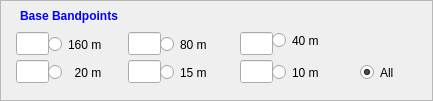
  <widget class="QFrame" name="frame">
   <property name="geometry">
    <rect>
     <x>364</x>
     <y>144</y>
     <width>433</width>
     <height>101</height>
    </rect>
   </property>
   <property name="frameShape">
    <enum>QFrame::StyledPanel</enum>
   </property>
   <property name="frameShadow">
    <enum>QFrame::Raised</enum>
   </property>
   <widget class="QRadioButton" name="radioButtonBand_160">
    <property name="geometry">
     <rect>
      <x>48</x>
      <y>32</y>
      <width>73</width>
      <height>25</height>
     </rect>
    </property>
    <property name="focusPolicy">
     <enum>Qt::NoFocus</enum>
    </property>
    <property name="text">
     <string>160 m</string>
    </property>
   </widget>
   <widget class="QRadioButton" name="radioButtonBand_80">
    <property name="geometry">
     <rect>
      <x>160</x>
      <y>32</y>
      <width>69</width>
      <height>25</height>
     </rect>
    </property>
    <property name="focusPolicy">
     <enum>Qt::NoFocus</enum>
    </property>
    <property name="text">
     <string>80 m</string>
    </property>
   </widget>
   <widget class="QRadioButton" name="radioButtonBand_40">
    <property name="geometry">
     <rect>
      <x>272</x>
      <y>28</y>
      <width>69</width>
      <height>25</height>
     </rect>
    </property>
    <property name="focusPolicy">
     <enum>Qt::NoFocus</enum>
    </property>
    <property name="text">
     <string>40 m</string>
    </property>
   </widget>
   <widget class="QRadioButton" name="radioButtonBand_20">
    <property name="geometry">
     <rect>
      <x>48</x>
      <y>60</y>
      <width>69</width>
      <height>25</height>
     </rect>
    </property>
    <property name="focusPolicy">
     <enum>Qt::NoFocus</enum>
    </property>
    <property name="text">
     <string>  20 m</string>
    </property>
   </widget>
   <widget class="QRadioButton" name="radioButtonBand_15">
    <property name="geometry">
     <rect>
      <x>160</x>
      <y>60</y>
      <width>65</width>
      <height>25</height>
     </rect>
    </property>
    <property name="focusPolicy">
     <enum>Qt::NoFocus</enum>
    </property>
    <property name="text">
     <string>15 m</string>
    </property>
   </widget>
   <widget class="QRadioButton" name="radioButtonBand_10">
    <property name="geometry">
     <rect>
      <x>272</x>
      <y>60</y>
      <width>61</width>
      <height>25</height>
     </rect>
    </property>
    <property name="focusPolicy">
     <enum>Qt::NoFocus</enum>
    </property>
    <property name="text">
     <string>10 m</string>
    </property>
    <property name="checked">
     <bool>false</bool>
    </property>
   </widget>
   <widget class="QRadioButton" name="radioButtonBand_All">
    <property name="geometry">
     <rect>
      <x>360</x>
      <y>60</y>
      <width>53</width>
      <height>25</height>
     </rect>
    </property>
    <property name="focusPolicy">
     <enum>Qt::NoFocus</enum>
    </property>
    <property name="text">
     <string>All</string>
    </property>
    <property name="checked">
     <bool>true</bool>
    </property>
   </widget>
   <widget class="QLineEdit" name="wBand160">
    <property name="geometry">
     <rect>
      <x>16</x>
      <y>32</y>
      <width>33</width>
      <height>23</height>
     </rect>
    </property>
    <property name="focusPolicy">
     <enum>Qt::NoFocus</enum>
    </property>
    <property name="text">
     <string/>
    </property>
    <property name="alignment">
     <set>Qt::AlignCenter</set>
    </property>
   </widget>
   <widget class="QLineEdit" name="wBand80">
    <property name="geometry">
     <rect>
      <x>128</x>
      <y>32</y>
      <width>33</width>
      <height>23</height>
     </rect>
    </property>
    <property name="focusPolicy">
     <enum>Qt::NoFocus</enum>
    </property>
    <property name="text">
     <string/>
    </property>
    <property name="alignment">
     <set>Qt::AlignCenter</set>
    </property>
   </widget>
   <widget class="QLineEdit" name="wBand40">
    <property name="geometry">
     <rect>
      <x>240</x>
      <y>32</y>
      <width>33</width>
      <height>23</height>
     </rect>
    </property>
    <property name="focusPolicy">
     <enum>Qt::NoFocus</enum>
    </property>
    <property name="text">
     <string/>
    </property>
    <property name="alignment">
     <set>Qt::AlignCenter</set>
    </property>
   </widget>
   <widget class="QLineEdit" name="wBand20">
    <property name="geometry">
     <rect>
      <x>16</x>
      <y>60</y>
      <width>33</width>
      <height>23</height>
     </rect>
    </property>
    <property name="focusPolicy">
     <enum>Qt::NoFocus</enum>
    </property>
    <property name="text">
     <string/>
    </property>
    <property name="alignment">
     <set>Qt::AlignCenter</set>
    </property>
   </widget>
   <widget class="QLineEdit" name="wBand15">
    <property name="geometry">
     <rect>
      <x>128</x>
      <y>60</y>
      <width>33</width>
      <height>23</height>
     </rect>
    </property>
    <property name="focusPolicy">
     <enum>Qt::NoFocus</enum>
    </property>
    <property name="text">
     <string/>
    </property>
    <property name="alignment">
     <set>Qt::AlignCenter</set>
    </property>
   </widget>
   <widget class="QLineEdit" name="wBand10">
    <property name="geometry">
     <rect>
      <x>240</x>
      <y>60</y>
      <width>33</width>
      <height>23</height>
     </rect>
    </property>
    <property name="focusPolicy">
     <enum>Qt::NoFocus</enum>
    </property>
    <property name="text">
     <string/>
    </property>
    <property name="alignment">
     <set>Qt::AlignCenter</set>
    </property>
   </widget>
   <widget class="QLabel" name="label_35">
    <property name="geometry">
     <rect>
      <x>20</x>
      <y>8</y>
      <width>141</width>
      <height>16</height>
     </rect>
    </property>
    <property name="palette">
     <palette>
      <active>
       <colorrole role="WindowText">
        <brush brushstyle="SolidPattern">
         <color alpha="255">
          <red>0</red>
          <green>0</green>
          <blue>255</blue>
         </color>
        </brush>
       </colorrole>
      </active>
      <inactive>
       <colorrole role="WindowText">
        <brush brushstyle="SolidPattern">
         <color alpha="255">
          <red>0</red>
          <green>0</green>
          <blue>255</blue>
         </color>
        </brush>
       </colorrole>
      </inactive>
      <disabled>
       <colorrole role="WindowText">
        <brush brushstyle="SolidPattern">
         <color alpha="255">
          <red>141</red>
          <green>138</green>
          <blue>136</blue>
         </color>
        </brush>
       </colorrole>
      </disabled>
     </palette>
    </property>
    <property name="font">
     <font>
      <weight>75</weight>
      <bold>true</bold>
     </font>
    </property>
    <property name="text">
     <string>Base Bandpoints</string>
    </property>
   </widget>
  </widget>
